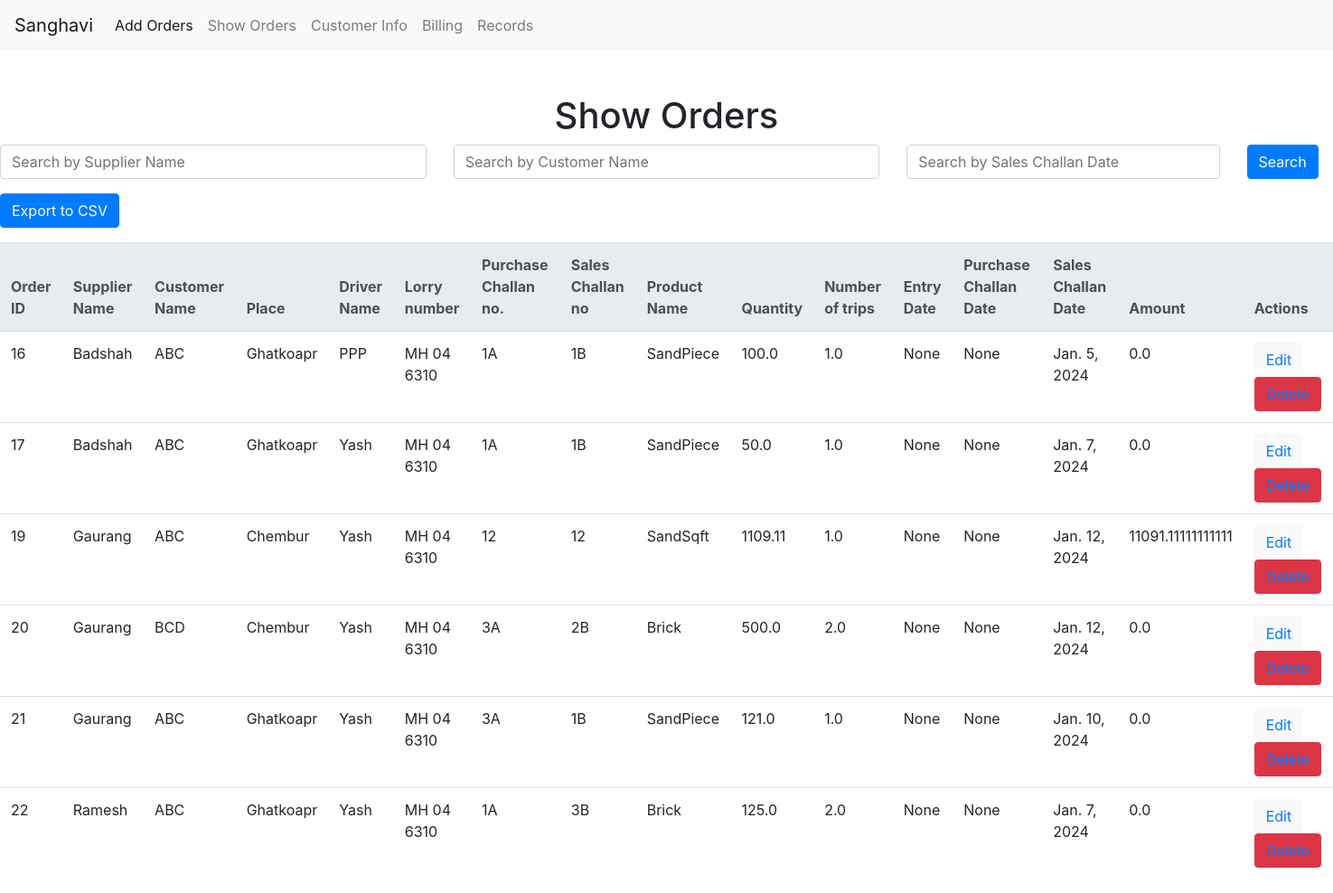
The app's page /sv/ with its own data.
### crudapp/models.py (models this page shows, shortened)
class Orders(models.Model):
    oid = models.AutoField(primary_key=True)
    fname = models.CharField(max_length=20)
    Cname = models.CharField(max_length=20)
    Pname = models.CharField(max_length=100)
    Dname = models.CharField(max_length=20)
    Lno = models.CharField(max_length=20)
    pcno = models.CharField(max_length=20)
    scno = models.CharField(max_length=20)
    product = models.ForeignKey(Product, on_delete=models.CASCADE)
    trip = models.FloatField()
    df1 = models.DateField(null=True, blank=True)
    df2 = models.DateField(null=True, blank=True)
    df3 = models.DateField(null=True, blank=True)
    pcs = models.FloatField(null=True, blank=True)
    height = models.FloatField(null=True, blank=True)
    width = models.FloatField(null=True, blank=True)
    length = models.FloatField(null=True, blank=True)
    amount = models.FloatField(null=True, blank=True)
    billed = models.CharField(max_length=3, default='No')
    AggregatedAmount = models.FloatField(null=True, blank=True)
    AggregatedQuantity = models.FloatField(null=True, blank=True)
    mergedOids = models.CharField(max_length=255, blank=True, null=True)

class Product(models.Model):
    name = models.CharField(max_length=20, primary_key=True)
    quantity_per = models.FloatField()
    pcs_fts = models.FloatField()
    rate = models.FloatField()
    tax_rate = models.FloatField()
    hsn_code = models.CharField(max_length=20)
    def __str__(self):
        return self.name

### crudapp/views.py (the view)
# urls.py: path('sv/', views.showView, name='show_url'),
def showView(request):
    supplier_query = request.GET.get('q', '')
    customer_query = request.GET.get('customer', '')
    sales_challan_date_query = request.GET.get('sales_challan_date', '')
    obj = Orders.objects.all()
    if supplier_query:
        obj = obj.filter(Q(fname__icontains=supplier_query))
    if customer_query:
        obj = obj.filter(Q(Cname__icontains=customer_query))
    if sales_challan_date_query:
        sales_challan_date = datetime.strptime(sales_challan_date_query, '%Y-%m-%d').date()
        obj = obj.filter(df3=sales_challan_date)
    template_name = 'crudapp/show.html'
    context = {'obj': obj, 'query': supplier_query}
    return render(request, template_name, context)

### crudapp/templates/crudapp/show.html (shortened to what this page needs)
{% extends 'layout.html' %}
{% block content %}
    <h1 class="text-center">Show Orders</h1>
    <form method="GET" action="{% url 'show_url' %}" class="mb-3">
        <div class="row">
            <div class="col-md-4">
                <input type="text" name="q" class="form-control" placeholder="Search by Supplier Name" value="{{ query }}">
            </div>
            <div class="col-md-4">
                <input type="text" name="customer" class="form-control" placeholder="Search by Customer Name" value="{{ request.GET.customer }}">
            </div>
            <div class="col-md-3">
                <input type="text" name="sales_challan_date" class="form-control" placeholder="Search by Sales Challan Date" value="{{ request.GET.sales_challan_date }}">
            </div>
            <div class="col-md-1">
                <button type="submit" class="btn btn-primary">Search</button>
            </div>
        </div>
    </form>
    <a href="{% url 'export_csv_url' %}" class="btn btn-primary mb-3">Export to CSV</a>
    <table class="table">
        <thead class="thead-light">
            <tr>
                <th scope="col">Order ID</th>
                <th scope="col">Supplier Name</th>
                <th scope="col">Customer Name</th>
                <th scope="col">Place</th>
                <th scope="col">Driver Name</th>
                <th scope="col">Lorry number</th>
                <th scope="col">Purchase Challan no.</th>
                <th scope="col">Sales Challan no</th>
                <th scope="col">Product Name</th>
                <th scope="col">Quantity</th>
                <th scope="col">Number of trips</th>
                <th scope="col">Entry Date</th>
                <th scope="col">Purchase Challan Date</th>
                <th scope="col">Sales Challan Date</th>
                <th scope="col">Amount</th>
                <th scope="col">Actions</th>
            </tr>
        </thead>
        <tbody>
            {% for i in obj %}
                <tr>
                    <td>{{i.oid}}</td>
                    <td>{{i.fname}}</td>
                    <td>{{i.Cname}}</td>
                    <td>{{i.Pname}}</td>
                    <td>{{i.Dname}}</td>
                    <td>{{i.Lno}}</td>
                    <td>{{i.pcno}}</td>
                    <td>{{i.scno}}</td>
                    <td>{{i.product}}</td>
                    <td>{{i.pcs}}</td>
                    <td>{{i.trip}}</td>
                    <td>{{i.df1}}</td>
                    <td>{{i.df2}}</td>
                    <td>{{i.df3}}</td>
                    <td>{{i.amount}}</td>
                    <td>
                        <button class="btn btn-light"><a href="{% url 'update_url' i.oid %}">Edit</a></button>
                        <button class="btn btn-danger"><a href="{% url 'delete_url' i.oid %}">Delete</a></button>
                    </td>
                </tr>
            {% endfor %}
        </tbody>
    </table>
{% endblock %}

### records on screen
Orders: oid "16", fname "Badshah", Cname "ABC", Pname "Ghatkoapr", Dname "PPP", Lno "MH 04 6310", pcno "1A", scno "1B", product "SandPiece", pcs "100.0", trip "1.0", df1 "None", df2 "None", df3 "Jan. 5, 2024", amount "0.0"
Orders: oid "17", fname "Badshah", Cname "ABC", Pname "Ghatkoapr", Dname "Yash", Lno "MH 04 6310", pcno "1A", scno "1B", product "SandPiece", pcs "50.0", trip "1.0", df1 "None", df2 "None", df3 "Jan. 7, 2024", amount "0.0"
Orders: oid "19", fname "Gaurang", Cname "ABC", Pname "Chembur", Dname "Yash", Lno "MH 04 6310", pcno "12", scno "12", product "SandSqft", pcs "1109.11", trip "1.0", df1 "None", df2 "None", df3 "Jan. 12, 2024", amount "11091.11111111111"
Orders: oid "20", fname "Gaurang", Cname "BCD", Pname "Chembur", Dname "Yash", Lno "MH 04 6310", pcno "3A", scno "2B", product "Brick", pcs "500.0", trip "2.0", df1 "None", df2 "None", df3 "Jan. 12, 2024", amount "0.0"
Orders: oid "21", fname "Gaurang", Cname "ABC", Pname "Ghatkoapr", Dname "Yash", Lno "MH 04 6310", pcno "3A", scno "1B", product "SandPiece", pcs "121.0", trip "1.0", df1 "None", df2 "None", df3 "Jan. 10, 2024", amount "0.0"
Orders: oid "22", fname "Ramesh", Cname "ABC", Pname "Ghatkoapr", Dname "Yash", Lno "MH 04 6310", pcno "1A", scno "3B", product "Brick", pcs "125.0", trip "2.0", df1 "None", df2 "None", df3 "Jan. 7, 2024", amount "0.0"
